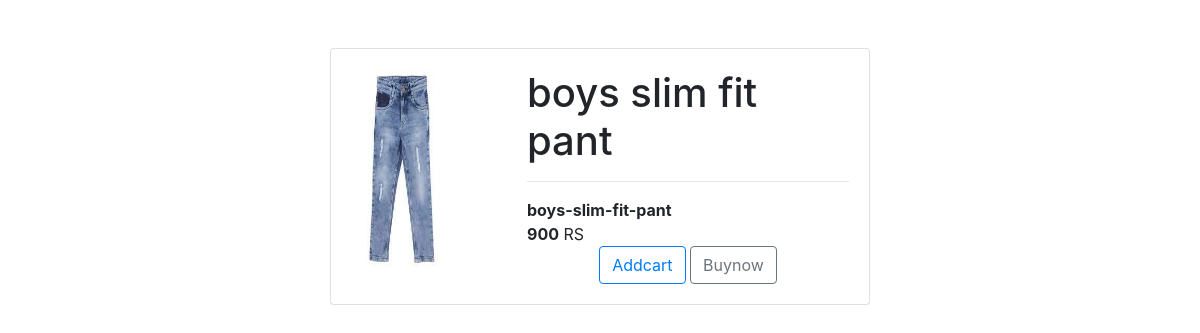
Screenshot of /product/single/boys slim fit pant with the database file from the repository.
### productapp/models.py (models this page shows, shortened)
class product(models.Model):
    category_product=models.ForeignKey(category,on_delete=models.CASCADE)
    product_name=models.CharField(max_length=100)
    product_slug=models.SlugField(max_length=100)
    product_price=models.IntegerField()
    product_image=models.ImageField(upload_to='media')
    stoke=models.IntegerField()
    is_avaliable=models.BooleanField(default=True)
    datetime=models.DateTimeField(auto_now_add=True)
    class Meta:
        verbose_name='product'
        verbose_name_plural='product_content'

### productapp/views.py (the view)
# urls.py: path('single/<str:product_name>',views.single_view,name='single'),
def single_view(request,product_name):
    data1=product.objects.get(product_name=product_name)
    return render(request,'single.html',{'data1':data1})

### productapp/context_processor.py (called while the page is built)
def category_list(request):
    data=category.objects.all()
    return {"links":data}

### templates/single.html (shortened to what this page needs)
<html>
    <head>
        {% include 'cdnlines.html' %}
    </head>
    <body>
       <div class="container mt-5">
        <div class="row">
            <div class="offset-md-3 col-md-6">
            <div class="card">
                <div class="card-body">
                    <div class="row">
                        <div class="col-md-4">
                        <img src="{{data1.product_image.url}}" class="first" alt="">
                        </div>
                        <div class="col-md-8">
                        <h1>{{data1.product_name}}</h1><hr>
                        <strong>{{data1.product_slug}}</strong> <br>
                        <strong>{{data1.product_price}}</strong> RS
                        <div class="text-center">
                        <a href="{% url 'cart_item' data1.id %}" class="btn btn-outline-primary">Addcart</a>
                        <a href="" class="btn btn-outline-secondary">Buynow</a>
                    </div>
                        </div>
                    </div>
                </div>
            </div>
            </div>
        </div>
       </div>
    </body>
</html>

### templates/single.html (style rules this page uses)
.first { width: 100px; height: 200px; }

### rows the page displays
product: product_image (picture), product_name "boys slim fit pant", product_slug "boys-slim-fit-pant", product_price "900"
